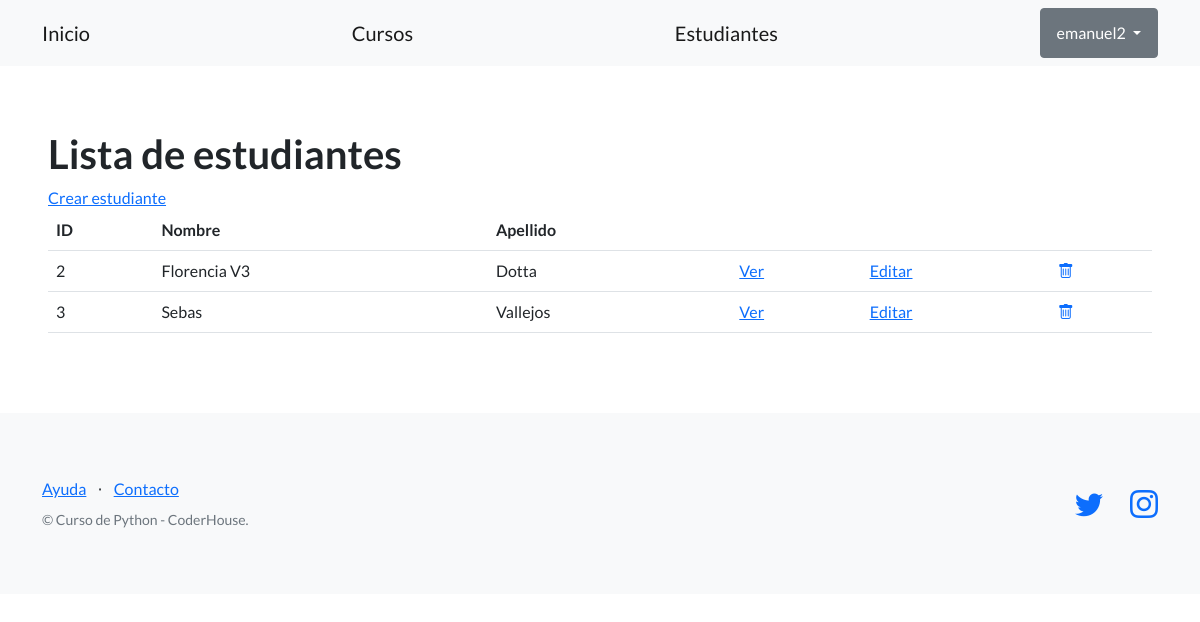
Page /estudios/estudiantes/ (signed in) on the committed database.
### control_estudios/models.py (models this page shows, shortened)
class Estudiante(models.Model):
    apellido = models.CharField(max_length=256)
    nombre = models.CharField(max_length=256)
    email = models.EmailField(blank=True)
    telefono = models.CharField(max_length=20, blank=True)
    dni = models.CharField(max_length=32)
    fecha_nacimiento = models.DateField(null=True)
    creador = models.ForeignKey(User, on_delete=models.SET_NULL, null=True)

### control_estudios/views.py (the view)
# urls.py: path("estudiantes/", EstudianteListView.as_view(), name="lista_estudiantes"),
class EstudianteListView(LoginRequiredMixin, ListView):
    model = Estudiante
    template_name = 'control_estudios/lista_estudiantes.html'

### control_estudios/templates/control_estudios/lista_estudiantes.html
{% extends "control_estudios/base.html" %}
{% block contenido %}
<section>
  <div>
    <h1>Lista de estudiantes</h1>
    <a href="{% url 'crear_estudiante' %}">Crear estudiante</a>
    <br>
    <table class="table">
      <tbody>
        <tr>
          <th>ID</th>
          <th>Nombre</th>
          <th>Apellido</th>
          <td></td>
          <td></td>
          <td></td>
        </tr>
        {% for alumno in object_list %}
        <tr>
          <td>{{ alumno.id }}</td>
          <td>{{ alumno.nombre }}</td>
          <td>{{ alumno.apellido }}</td>
          <td>
            <a href="{% url 'ver_estudiante' alumno.id %}">Ver</a>
          </td>
          <td>
            <a href="{% url 'editar_estudiante' alumno.id %}">Editar</a>
          </td>
          <td>
            <a href="{% url 'eliminar_estudiante' alumno.id %}">
              <i class="bi bi-trash"></i>
            </a>
          </td>
        </tr>
        {% endfor %}
      </tbody>
    </table>
  </div>
</section>
{% endblock contenido %}

### control_estudios/templates/control_estudios/base.html (shortened to what this page needs)
{% load static %}
<!DOCTYPE html>
<html lang="en">
    <head>
        <link href="https://cdn.jsdelivr.net/npm/bootstrap-icons@1.5.0/font/bootstrap-icons.css" rel="stylesheet" type="text/css" />
        <link href="{% static 'css/styles.css' %}" rel="stylesheet" />
    </head>
    <body>
        <nav class="navbar navbar-light bg-light static-top">
            <div class="container">
                <a class="navbar-brand" href="{% url 'inicio' %}">Inicio</a>
                <a class="navbar-brand" href="{% url 'lista_cursos' %}">Cursos</a>
                <a class="navbar-brand" href="{% url 'lista_estudiantes' %}">Estudiantes</a>
                {% if user.is_authenticated %}
                <div class="dropdown">
                    <button class="btn btn-secondary dropdown-toggle" type="button" id="dropdownMenuButton1" data-bs-toggle="dropdown" aria-expanded="false">
                        <div style="display: inline-flex;">
                            <span>{{ user.username }}</span>
                        </div>
                    </button>
                    </div>
                </div>
                {% else %}
                <a class="btn btn-primary" href="{% url 'login' %}">Iniciar sesión</a>
                <a class="btn btn-success" href="{% url 'registro' %}">Crear nueva cuenta</a>
                {% endif %}
        </nav>
        <section style="padding:4rem 3rem;">
            {% block contenido %}
            {% endblock contenido %}
        </section>
        <footer class="footer bg-light">
            <div class="container">
                <div class="row">
                    <div class="col-lg-6 h-100 text-center text-lg-start my-auto">
                        <ul class="list-inline mb-2">
                            <li class="list-inline-item"><a href="#!">Ayuda</a></li>
                            <li class="list-inline-item">⋅</li>
                            <li class="list-inline-item"><a href="#!">Contacto</a></li>
                        </ul>
                        <p class="text-muted small mb-4 mb-lg-0">&copy; Curso de Python - CoderHouse.</p>
                    </div>
                    <div class="col-lg-6 h-100 text-center text-lg-end my-auto">
                        <ul class="list-inline mb-0">
                            <li class="list-inline-item me-4">
                                <a href="https://twitter.com/coderhouse"><i class="bi-twitter fs-3"></i></a>
                            </li>
                            <li class="list-inline-item">
                                <a href="https://www.instagram.com/coderhouse/?hl=es"><i class="bi-instagram fs-3"></i></a>
                            </li>
                        </ul>
                    </div>
                </div>
            </div>
        </footer>
    </body>
</html>

### rows in the picture
Estudiante: id "2", nombre "Florencia V3", apellido "Dotta"
Estudiante: id "3", nombre "Sebas", apellido "Vallejos"

### other values in the picture
{{ user.username }} "emanuel2"
